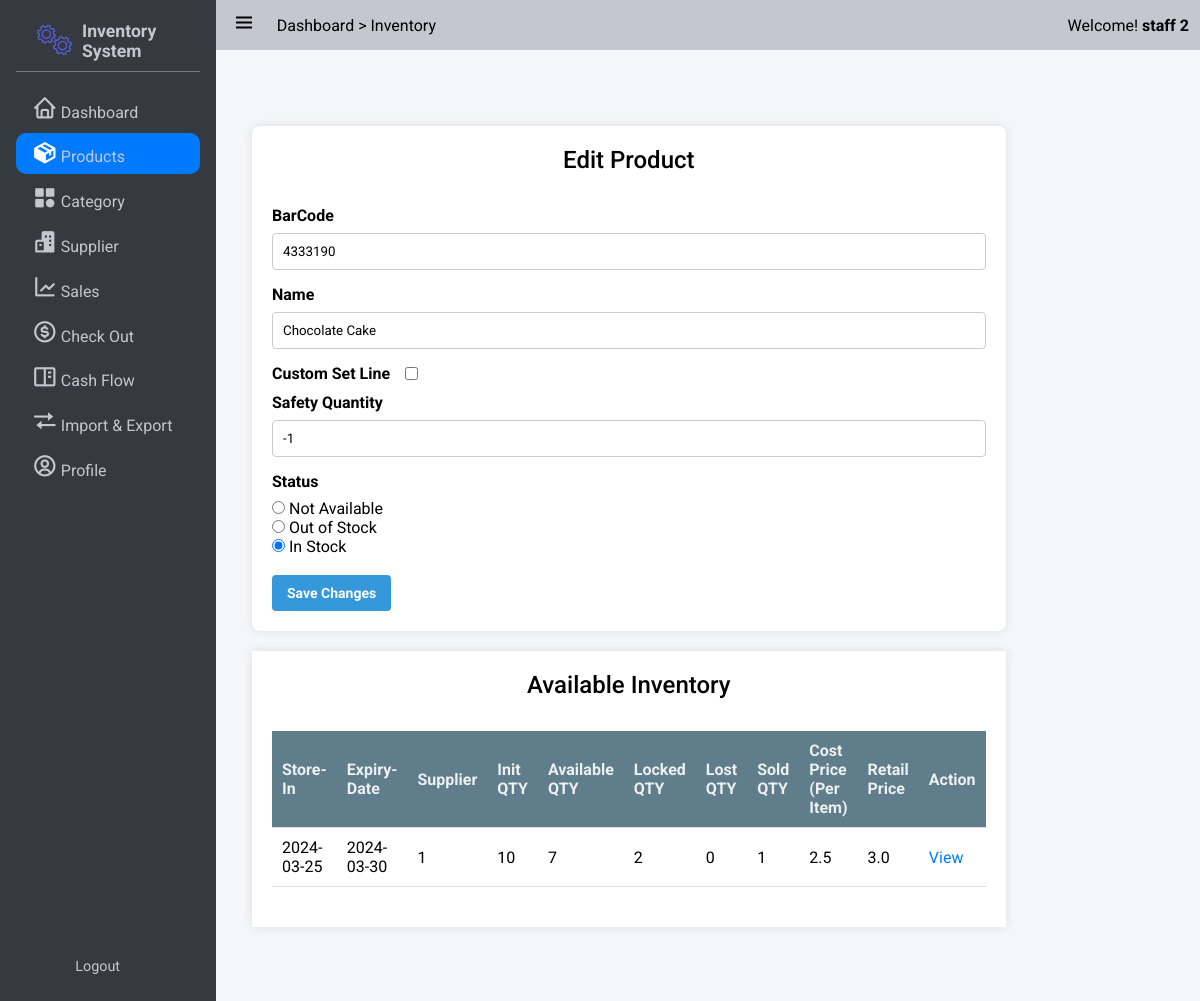
The app's page /products/4333190/ (signed in) with its own data.
### app/models/user.py (models this page shows, shortened)
class User(UserMixin,db.Model):
    __tablename__ = 'users'
    id = db.Column(db.Integer, primary_key=True)
    StaffID = db.Column(db.String,unique = True)
    First_Name = db.Column(db.String(100, collation='NOCASE'), nullable=False, server_default='')
    Last_Name = db.Column(db.String(100, collation='NOCASE'), nullable=False, server_default='')
    Email = db.Column(db.String(50), unique=True, nullable=False)
    Password = db.Column(db.String(80), nullable=False)
    pins = db.Column(db.Integer)
    roles = db.relationship('Role', secondary='user_roles')
    active = db.Column('is_active', db.Boolean(), nullable=False, server_default='1')
    Email_Confirmed_At = db.Column(db.DateTime())
    Last_Login = db.Column(db.DateTime())

### app/models/product.py (models this page shows, shortened)
class Product(db.Model):
    id = db.Column(db.Integer, nullable=False, primary_key=True)
    BarCode = db.Column(db.BigInteger,nullable=False)
    Name = db.Column(db.String, nullable=False)
    Safety_quantity = db.Column(db.Integer,nullable=False)
    Status = db.Column(db.String, nullable=False) # "NotAvailable","OutOfStock","InStock"
    Inventories = db.relationship('Inventory',backref='product',lazy=True)  # Improved loading
    Categories = db.relationship('Category',secondary=product_category, backref=db.backref('products', lazy=True), lazy='subquery')

class Inventory(db.Model):
    id = db.Column(db.Integer, nullable=False, primary_key=True)
    Product_id = db.Column(db.Integer,db.ForeignKey('product.id'),nullable=False)
    Supplier_id = db.Column(db.Integer,db.ForeignKey('supplier.id'),nullable=False)
    StockInDate = db.Column(db.Date, nullable=False)
    ExpiryDate = db.Column(db.Date, nullable=False)
    Init_QTY = db.Column(db.Integer, nullable=True)
    Available_QTY = db.Column(db.Integer, nullable=False)
    Locked_QTY = db.Column(db.Integer, nullable=False)
    Lost_QTY = db.Column(db.Integer, nullable=False)
    Sold_QTY = db.Column(db.Integer, nullable=False)
    CostPerItem = db.Column(db.Double, nullable=False)
    RetailPrice = db.Column(db.Double,nullable=False)

### app/product/product_routers.py (the view)
@bp.route('/<barcode>/', methods=['GET'])
@login_required
def get_product(barcode):
    if barcode:
        product = db.one_or_404(db.select(Product).filter_by(BarCode=barcode))
        suppliers = Supplier.query.all()
        inventories = product.Inventories
        categories = Category.query.all()
        form = CreateProductForm(obj=product)
        form.categories.choices = [(category.id, category.Name) for category in Category.query.all()]
        inventoryForm = InventoryForm()
        inventoryForm.supplier.choices = [(supplier.id,supplier.Name) for supplier in suppliers]
        return render_template('product/detail.html', product=product,categories = categories,inventories = inventories,suppliers=suppliers,form = form,inventoryForm=inventoryForm)
    else:
        return redirect(url_for('product.index'))

### app/templates/product/detail.html (shortened to what this page needs)
{% extends 'base.html' %}
{% block css_style %}
    <link rel="stylesheet" href="{{url_for('static',filename='css/flex.css')}}">
    <link rel="stylesheet" href="{{url_for('static',filename='css/grid.css')}}">
    <link rel="stylesheet" href="{{url_for('static',filename='css/form.css')}}">
    <link rel="stylesheet" href="{{url_for('static',filename='css/table.css')}}">
    <link rel="stylesheet" href="{{url_for('static',filename='css/category.css')}}">
{% endblock %}
{% block nav_inventory %}active{% endblock %}
{% block content %}
    <div class="grid-container four-two-grid">
        <div class="grid-item">
            <div class="form-container full_width">
            <h3>Edit Product</h3>
                <form method="POST" action="{{ url_for('product.edit_product',barcode = product.BarCode) }}">
                    {{ form.barcode.label }}
                    {{ form.barcode( value = product.BarCode) }}
                    {{ form.name.label }}
                    {{ form.name( value = product.Name) }}
                    <div class="flex flex-start-center" style="margin-bottom: 10px;">
                    {{ form.safety_quantity_custom.label(style='margin:0') }}
                    {{ form.safety_quantity_custom(style='margin-left:15px') }}
                   </div>
                    {{ form.safety_quantity.label }} {{ form.safety_quantity(value = product.Safety_quantity) }}
                    {{ form.status.label }}
                    {% for choice_key, choice_label in form.status.choices %}
                        <input type="radio"  name="status" value="{{choice_key}}" {% if choice_key == product.Status %} Checked {% endif %}> {{ choice_label }}
                        <br>
                    {% endfor %}
                    <br>
                    <button class="button info" type="submit">Save Changes</button>
                </form>
            </div>
            <div class="table-container">
                <h3>Available Inventory</h3>
                <table style="width: 100%;" class="">
                    <thead>
                        <tr>
                            <th>Store-In</th>
                            <th>Expiry-Date</th>
                            <th>Supplier</th>
                            <th>Init QTY</th>
                            <th>Available QTY</th>
                            <th>Locked QTY</th>
                            <th>Lost QTY</th>
                            <th>Sold QTY</th>
                            <th>Cost Price (Per Item)</th>
                            <th>Retail Price</th>
                            <th>Action</th>
                        </tr>
                    </thead>
                    <tbody>
                        {% for inventory in product.Inventories %}
                            <tr>
                                <form method="POST" action="" style="display: inline-block;">
                                    <td>
                                        <span>{{ inventory.StockInDate }}</span>
                                    </td>
                                    <td>
                                        <span>{{ inventory.ExpiryDate }}</span>
                                    </td>
                                    <td>
                                        <span>{{ inventory.Supplier_id }}</span>
                                    </td>
                                    <td>
                                        <span>{{ inventory.Init_QTY }}</span>
                                    </td>
                                    <td>
                                        <span>{{ inventory.Available_QTY }}</span>
                                    </td>
                                    <td>
                                        <span>{{ inventory.Locked_QTY }}</span>
                                    </td>
                                    <td>
                                        <span>{{ inventory.Lost_QTY}}</span>
                                    </td>
                                    <td>
                                        <span>{{ inventory.Sold_QTY }}</span>
                                    </td>
                                    <td>
                                        <span>{{ inventory.CostPerItem }}</span>
                                    </td>
                                    <td>
                                        <span>{{ inventory.RetailPrice }}</span>
                                    </td>
                                </form>
                                <td>
                                    <a href="{{url_for('product.inventory_detail',inventory=inventory.id)}}">View</a>
                                </td>
                            </tr>
                        {% endfor %}
                    </tbody>
                </table>
            </div>
        </div>
    </div>
{% endblock %}

### app/templates/base.html (shortened to what this page needs)
<!DOCTYPE html>
<html lang="en">
<head>
    <link rel="stylesheet" href="{{url_for('static',filename='css/button.css')}}">
    <link rel="stylesheet" href="{{url_for('static',filename='css/style.css')}}">
    <link rel="stylesheet" href="{{url_for('static',filename='css/responsive.css')}}">
    <link rel="stylesheet" href="{{url_for('static',filename='css/cards.css')}}">
    <link rel="stylesheet" href="{{url_for('static',filename='css/preloader.css')}}">
    <link href='https://unpkg.com/boxicons@2.1.4/css/boxicons.min.css' rel='stylesheet'>
    {% block css_style %}{% endblock %}
</head>
<body>
    <div class="wrapper">
        <aside class="opened" id="aside">
            <div class="sidebar">
                <div class="brand-items">
                    <div class="brand-logo">
                        <img src="{{url_for('static',filename='/img/gear-loader.gif')}}" alt="" class="brand-img">
                        <h3>Inventory System</h3>
                    </div>
                </div>
                <div class="menu-bar">
                    <div class="menu">
                        <ul class="menu-links">
                            <li class="menu-link {% block nav_dashboard %}{% endblock %}"><i class='nav-icon bx bx-home'></i><a href="{{ url_for('dashboard') }}">Dashboard</a></li>
                            <li class="menu-link {% block nav_inventory %}{% endblock %}"><i class='nav-icon bx bxs-package'></i><a href="{{ url_for('product.index') }}">Products</a></li>
                            <li class="menu-link {% block nav_category %}{% endblock %}"><i class='nav-icon bx bxs-category' ></i><a href="{{ url_for('category.index') }}">Category</a></li>
                            <li class="menu-link {% block nav_supplier %}{% endblock %}"><i class='nav-icon bx bxs-buildings' ></i><a href="{{ url_for('supplier.index') }}">Supplier</a></li>
                            <li class="menu-link {% block nav_report %}{% endblock %}"><i class='nav-icon bx bx-line-chart' ></i><a href="{{ url_for('sale.sales_index') }}">Sales</a></li>
                            <li class="menu-link {% block nav_checkout %}{% endblock %}"><i class='nav-icon bx bx-dollar-circle' ></i><a href="{{ url_for('sale.show_checkout_page') }}">Check Out</a></li>
                            <li class="menu-link {% block nav_cashflow %}{% endblock %}"><i class='nav-icon bx bx-book-content'></i><a href="{{url_for('cashflow.index')}}">Cash Flow</a></li>
                            <li class="menu-link {% block nav_ImExport %}{% endblock %}"><i class='nav-icon bx bx-transfer'></i><a href="{{url_for('main.imexport_overview')}}">Import & Export</a></li>
                            <li class="menu-link {% block nav_profile %}{% endblock %}"><i class='nav-icon bx bx-user-circle'></i><a href="{{url_for('user.get_staff',id=current_user.id)}}">Profile</a></li>
                        </ul>
                    </div>
                    <div class="bottom-content">
                        <li class="menu-link"><a href="{{url_for('auth.logout')}}">Logout</a></li>
                    </div>
                </div>
            </div>
        </aside>
       <div class="main">
            <header class="main-header">
                <div class="left-nav">
                    <div class="menu-burger">
                        <i class='bx bx-menu '></i>
                    </div>
                    <p>Dashboard > Inventory</p>
                </div>
                <div class="right-nav flex flex-center-center">
                    <span>Welcome! <b>{{current_user.Last_Name + ' ' + current_user.First_Name}}</b></span>
                </div>
            </header>
            <div class="main-container">
                    {% block content %} {% endblock %}
            </div>
        </div>
    </div>
    </body>
    </html>

### records on screen
User: Last_Name+First_Name "staff 2"
Product: Status "☑"
Inventory: StockInDate "2024-03-25", ExpiryDate "2024-03-30", Supplier_id "1", Init_QTY "10", Available_QTY "7", Locked_QTY "2", Lost_QTY "0", Sold_QTY "1", CostPerItem "2.5", RetailPrice "3.0"

### other values on screen
{{ choice_label }} "Not Available" "Out of Stock" "In Stock"
